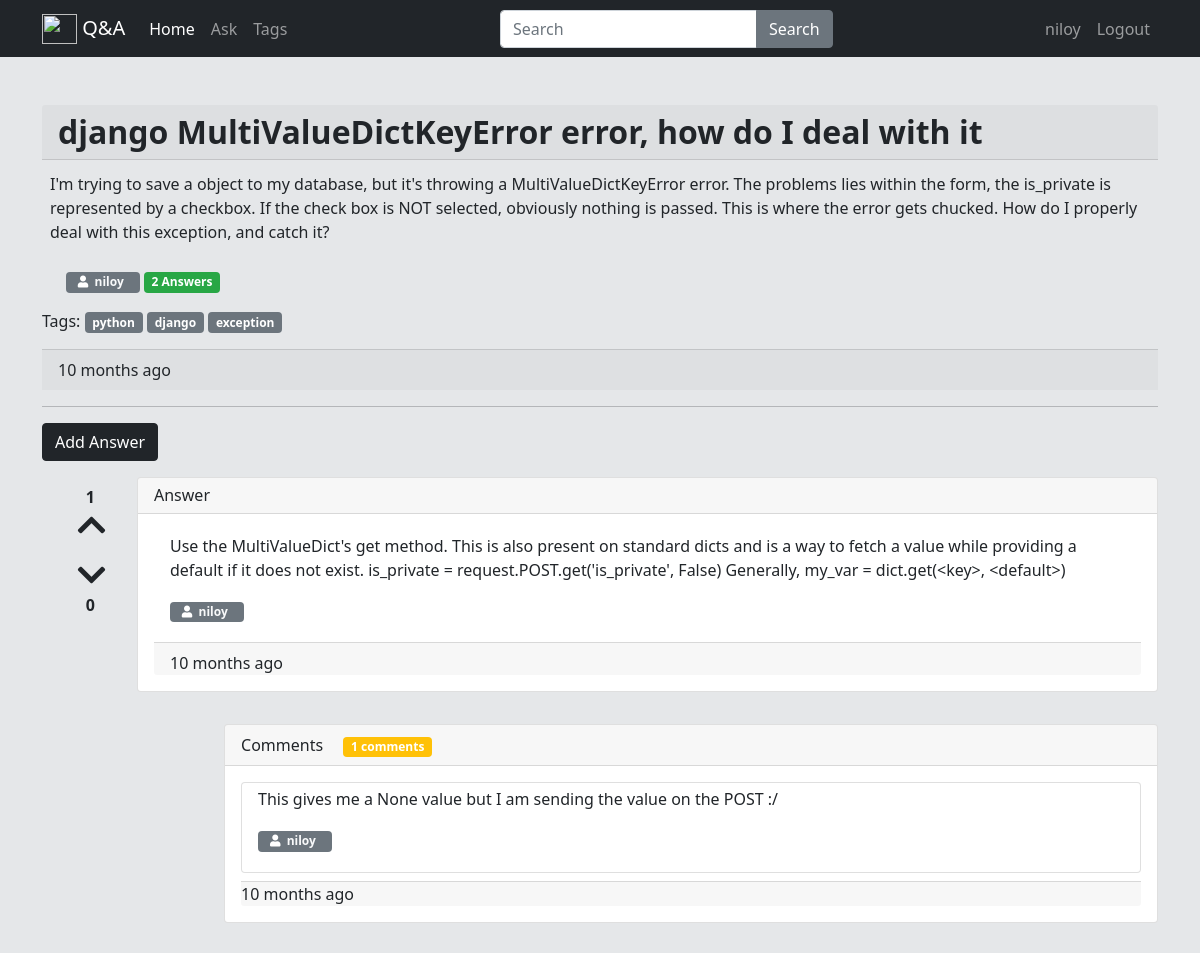
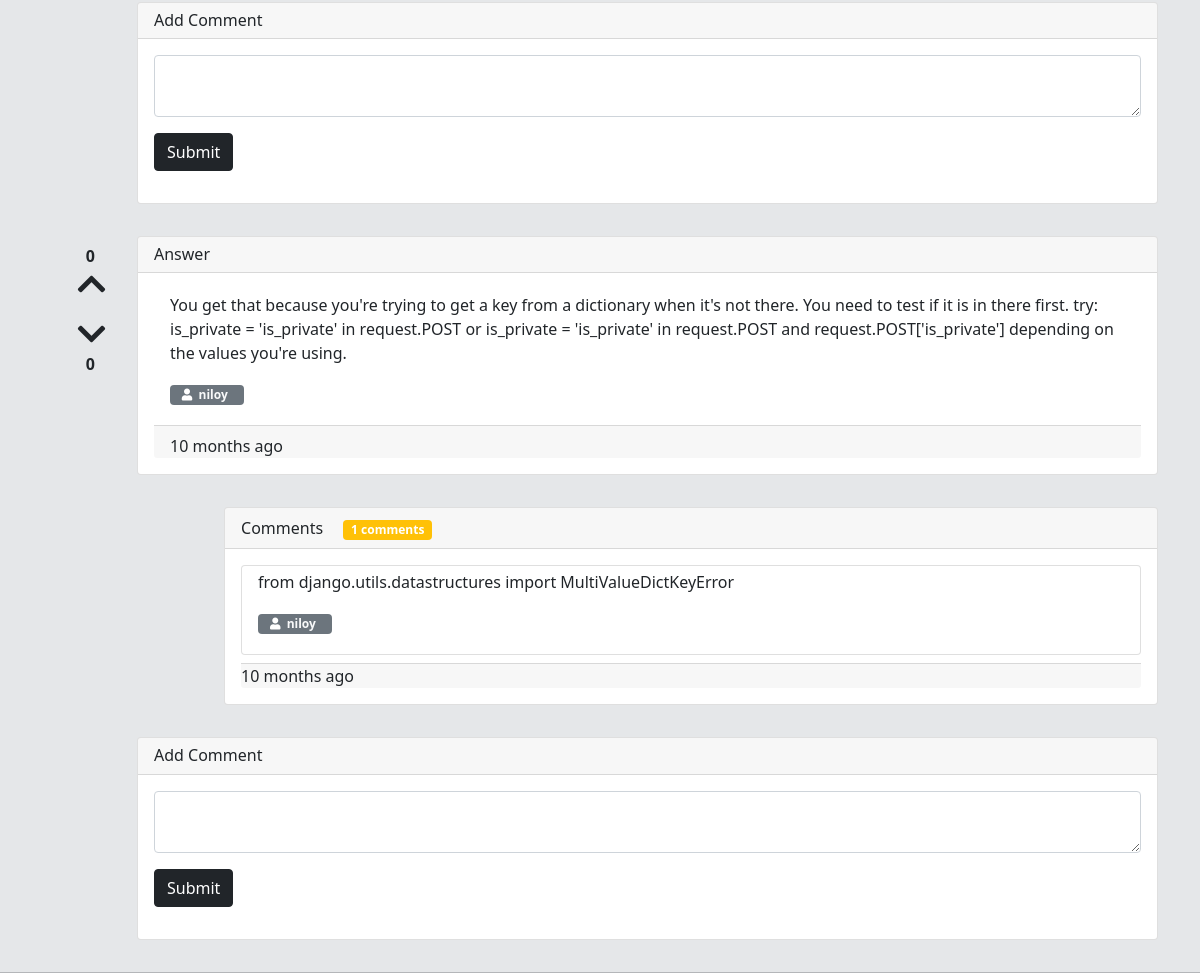
/detail/6 (signed in), run on the app's committed database (2 pictures, top to bottom).
### athreg/models.py (models this page shows, shortened)
class Question(models.Model):
    user=models.ForeignKey(User,on_delete=models.CASCADE)
    q_title=models.CharField(max_length=300)
    detail=models.TextField()
    tags=models.TextField(default='')
    add_time=models.DateTimeField(auto_now_add=True)

class Answer(models.Model):
    question=models.ForeignKey(Question,on_delete=models.CASCADE)
    user=models.ForeignKey(User,on_delete=models.CASCADE)
    detail=models.TextField()
    add_time=models.DateTimeField(auto_now_add=True)

class Comment(models.Model):
    answer=models.ForeignKey(Answer,on_delete=models.CASCADE)
    user=models.ForeignKey(User,on_delete=models.CASCADE,related_name='comment_user')
    comment=models.TextField(default='')
    add_time=models.DateTimeField(auto_now_add=True)

### athreg/views.py (the view, shortened to what this page needs)
# urls.py: path('detail/<int:id>',views.detail,name='detail'),
@login_required(login_url='login')
def detail(request,id):
    quest=Question.objects.get(pk=id)
    tags=quest.tags.split(',')
    answers=Answer.objects.filter(question=quest).order_by('add_time')
    answerform=AnswerForm
    return render(request,'detail.html',{'quest':quest,
                                        'tags':tags,
                                        'answers':answers,
                                        'answerform':answerform
                                        })

### athreg/templates/detail.html (shortened to what this page needs)
{% extends 'base.html' %}
{% load static %}
{% load humanize %}
{% block content %}
  <div class="container-md">
    <h2 class="card-header my-top"><b>{{quest.q_title}}</b></h2>
    <p class="mt-1 p-2">{{quest.detail}}</p>
    <p>
        <span class="badge badge-secondary"><i class="fas fa-user ml-1"></i>&nbsp<a href="/otheruser/{{quest.user.username}}" class="mr-2 text-light"> {{quest.user.username}}</a></span>
        <span class="mr-2 badge badge-success">{{quest.answer_set.count}} Answers</span>
    </p>
    <p>
        Tags:
            {% for tag in tags %}
            <a href="/tag/{{tag|slugify}}"><span class="badge badge-secondary">{{tag}}</span></a>
            {% endfor %}
    </p>
    <p class="card-footer"><span class="me-4">{{quest.add_time|naturaltime}}</span></p>
    <hr>
    <div>
        <button type="button" class="btn btn-dark" onclick="show()">Add Answer</button>
    </div>
    {% for answer in answers %}
    <div class="row">
        <div class="col-1" >
            <div class="upvote mt-4" style="margin-left: 50%">
                <strong class="upvote-count-{{answer.id}}">&nbsp&nbsp{{answer.upvote_set.count}}</strong><br>
                <span class="text-dark">
                    <i  class="fa fa-chevron-up fa-2x  upvote-click" data-answer="{{answer.id}}"></i>
                </span>
            </div>
            <div class="downvote mt-3" style="margin-left: 50%">
                <span class="text-dark">
                    <i class="fa fa-chevron-down fa-2x downvote-click" data-answer="{{answer.id}}"></i>
                </span><br>
                <strong class="downvote-count-{{answer.id}}">&nbsp&nbsp{{answer.downvote_set.count}}</strong>
            </div>
        </div>
        <div class="col-11">
            <div class="card my-3 pb-0">
                <h6 class="card-header">Answer</h6>
                <div class="card-body pb-0">
                    <div class="card-body py-1 border-dark">
                        <p>
                            {{ answer.detail }}
                        </p>
                        <p>
                            <span class="badge badge-secondary"><i class="fas fa-user ml-1"></i>&nbsp<a href="/otheruser/{{answer.user.username}}" class="mr-2 text-light"> {{answer.user.username}}</a></span>
                        </p>
                    </div>
                    <p class="card-footer pb-0"><span>{{answer.add_time|naturaltime}}</span></p>
                </div>
            </div>
            <div class="row">
                <div class="col-1">
                </div>
                <div class="col-11 pb-0">
                    <div class="card my-3 pb-0">
                        <div class="card-header">Comments <span class="comment-count-{{answer.id}}"><span class="mr-2 badge badge-warning">{{answer.comment_set.count}} comments</span></span></div>
                        <div class="card-body pb-0">
                            <div class="comment-wrapper-{{answer.id}}">
                                {% for comment in answer.comment_set.all %}
                                <div class="card mb-2 pb-0">
                                    <div class="card-body py-1">
                                        <p>{{comment.comment}}</p>
                                        <p></p><span class="badge badge-secondary"><i class="fas fa-user ml-1"></i>&nbsp<a href="/otheruser/{{comment.user.username}}" class="mr-2 text-light"> {{comment.user.username}}</a></span>
                                    </div>
                                </div>
                                <p class="card-footer p-0"><span>{{comment.add_time|naturaltime}}</span></p>
                                {% endfor %}
                            </div>
                        </div>
                    </div>
                </div>
            </div>
            <div class="card my-3">
                <h6 class="card-header">Add Comment</h6>
                <div class="card-body">
                    <textarea class="form-control comment-text-{{answer.id}}"></textarea>
                    <button type="button" data-answer="{{answer.id}}" class="btn btn-dark my-3 save-comment">Submit</button>
                </div>
            </div>
        </div>
    </div>
    {% endfor %}
  </div>
{% endblock %}

### athreg/templates/base.html (shortened to what this page needs)
{% load static %}
{% load humanize %}
<!DOCTYPE html>
<html lang="en">
<head>
  <link href="https://cdn.jsdelivr.net/npm/bootstrap@5.0.0/dist/css/bootstrap.min.css" rel="stylesheet">
  <link href="https://maxcdn.bootstrapcdn.com/font-awesome/4.7.0/css/font-awesome.min.css" rel="stylesheet"/>
  <link rel="stylesheet" href="https://cdn.jsdelivr.net/npm/bootstrap@4.5.3/dist/css/bootstrap.min.css">
  <link rel="stylesheet" href="% static '/animatecss/animate.min.css' %">
  <link rel="stylesheet" href="{% static 'bootstrap.min.css' %}">
  <link rel="stylesheet" href="https://use.fontawesome.com/releases/v5.6.1/css/all.css">
</head>
<body>
  <nav class="navbar navbar-expand-lg navbar-dark bg-dark">
    <div class="container">
      <a class="navbar-brand" href="/"><img src="https://images.vexels.com/media/users/3/152347/isolated/preview/27304b9b14ce9bd8a28ca637ed92070e-blue-circle-question-mark-icon-by-vexels.png" alt="" width="35" height="30" class="d-inline-block align-text-top">
        Q&A</a>
      <div class="collapse navbar-collapse" id="navbarNav">
        <ul class="navbar-nav" >
            <li class="nav-item active ">
              <a class="nav-link" href="/">Home</a>
            </li>
            <li class="nav-item">
                <a class="nav-link" href="{% url 'ask-question' %}">Ask</a>
            </li>
            <li class="nav-item">
                <a class="nav-link" href="/tags/">Tags</a>
            </li>
        </ul>
        <form class="ms-auto" action="/">
            <div class="input-group">
              <input type="text" name="q" class="form-control" placeholder="Search" />
            <button class="btn btn-secondary" type="submit" id="button-addon2">Search</button>
          </div>
        </form>
        <ul class="navbar-nav ms-auto">
            <li class="nav-item">
              <a class="nav-link" href="/profileinfo/">{{request.user}}</a>
            </li>
            <li class="nav-item">
              <a class="nav-link" href="{% url 'logout' %}">Logout</a>
            </li>
          </ul>
      </div>
    </div>
  </nav>
  <div class="container-md py-4">
  </div>
  {% block content %}
    {% endblock %}
</body>
</html>

### athreg/templates/base.html (style rules this page uses)
body, html { margin: 0; padding: 0; height: 100%; background: #E5E7E9 !important; }
a:link { color: #0c1b2a; background-color: transparent; text-decoration: none; }

### data on the page
Question: q_title "django MultiValueDictKeyError error, how do I deal with it", detail "I'm trying to save a object to my database, but it's throwing a MultiValueDictKeyError error. The problems lies within the form, the is_private is represented by a checkbox. If the check box is NOT selected, obviously nothing is passed. This is where the error gets chucked. How do I properly deal with this exception, and catch it?", user.username "niloy", answer_set.count "2", add_time "10 months ago"
Answer: upvote_set.count "1", downvote_set.count "0", detail "Use the MultiValueDict's get method. This is also present on standard dicts and is a way to fetch a value while providing a default if it does not exist. is_private = request.POST.get('is_private', False) Generally, my_var = dict.get(<key>, <default>)", user.username "niloy", add_time "10 months ago", comment_set.count "1"
Comment: comment "This gives me a None value but I am sending the value on the POST :/", user.username "niloy", add_time "10 months ago"
Answer: upvote_set.count "0", downvote_set.count "0", detail "You get that because you're trying to get a key from a dictionary when it's not there. You need to test if it is in there first. try: is_private = 'is_private' in request.POST or is_private = 'is_private' in request.POST and request.POST['is_private'] depending on the values you're using.", user.username "niloy", add_time "10 months ago", comment_set.count "1"
Comment: comment "from django.utils.datastructures import MultiValueDictKeyError", user.username "niloy", add_time "10 months ago"

### other printed values
{{ request.user }} "niloy"
{{ tag }} "python" "django" "exception"
